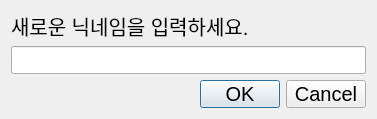
<?xml version="1.0" encoding="UTF-8"?>
<ui version="4.0">
 <class>Dialog</class>
 <widget class="QDialog" name="Dialog">
  <property name="geometry">
   <rect>
    <x>0</x>
    <y>0</y>
    <width>377</width>
    <height>119</height>
   </rect>
  </property>
  <property name="sizePolicy">
   <sizepolicy hsizetype="Fixed" vsizetype="Fixed">
    <horstretch>0</horstretch>
    <verstretch>0</verstretch>
   </sizepolicy>
  </property>
  <property name="minimumSize">
   <size>
    <width>377</width>
    <height>119</height>
   </size>
  </property>
  <property name="maximumSize">
   <size>
    <width>377</width>
    <height>119</height>
   </size>
  </property>
  <property name="windowTitle">
   <string>Dialog</string>
  </property>
  <layout class="QHBoxLayout" name="horizontalLayout">
   <item>
    <layout class="QVBoxLayout" name="verticalLayout">
     <item>
      <widget class="QLabel" name="label">
       <property name="sizePolicy">
        <sizepolicy hsizetype="Maximum" vsizetype="Maximum">
         <horstretch>0</horstretch>
         <verstretch>0</verstretch>
        </sizepolicy>
       </property>
       <property name="font">
        <font>
         <pointsize>15</pointsize>
        </font>
       </property>
       <property name="text">
        <string>새로운 닉네임을 입력하세요.</string>
       </property>
      </widget>
     </item>
     <item>
      <widget class="QLineEdit" name="password_lineEdit">
       <property name="font">
        <font>
         <pointsize>20</pointsize>
        </font>
       </property>
       <property name="echoMode">
        <enum>QLineEdit::Password</enum>
       </property>
      </widget>
     </item>
     <item>
      <widget class="QDialogButtonBox" name="buttonBox">
       <property name="font">
        <font>
         <pointsize>15</pointsize>
        </font>
       </property>
       <property name="standardButtons">
        <set>QDialogButtonBox::Cancel|QDialogButtonBox::Ok</set>
       </property>
      </widget>
     </item>
    </layout>
   </item>
  </layout>
 </widget>
 <resources/>
 <connections>
  <connection>
   <sender>buttonBox</sender>
   <signal>rejected()</signal>
   <receiver>Dialog</receiver>
   <slot>closeDialog()</slot>
   <hints>
    <hint type="sourcelabel">
     <x>243</x>
     <y>91</y>
    </hint>
    <hint type="destinationlabel">
     <x>259</x>
     <y>113</y>
    </hint>
   </hints>
  </connection>
  <connection>
   <sender>buttonBox</sender>
   <signal>accepted()</signal>
   <receiver>Dialog</receiver>
   <slot>checkNickname()</slot>
   <hints>
    <hint type="sourcelabel">
     <x>329</x>
     <y>89</y>
    </hint>
    <hint type="destinationlabel">
     <x>364</x>
     <y>65</y>
    </hint>
   </hints>
  </connection>
 </connections>
 <slots>
  <slot>closeDialog()</slot>
  <slot>checkNickname()</slot>
 </slots>
</ui>
